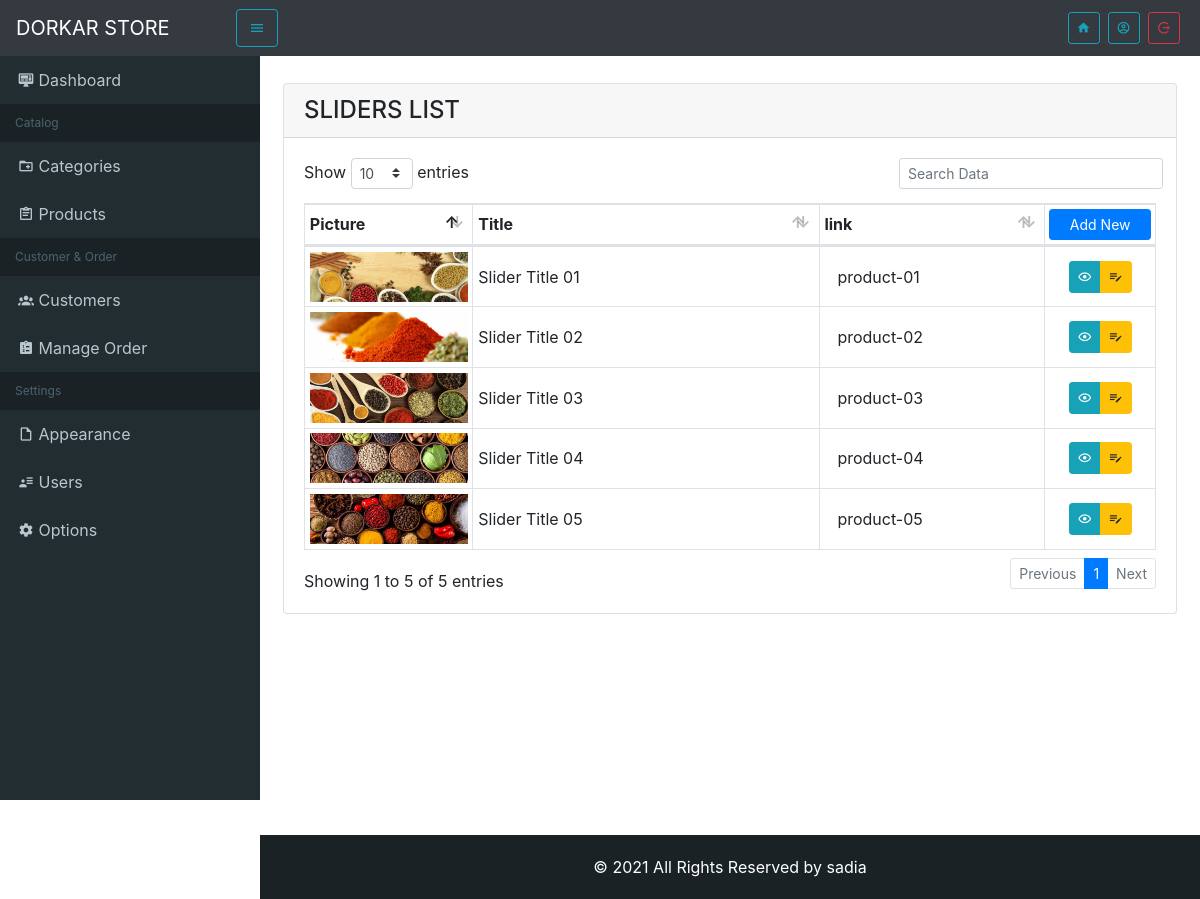
Page /server/settings/sliders on the committed database.
### tables this page shows
CREATE TABLE `ci_settings` (
  `id` tinyint(10) UNSIGNED NOT NULL,
  `key` varchar(50) NOT NULL,
  `value` varchar(50) NOT NULL
);

CREATE TABLE `ci_sliders` (
  `id` int(10) UNSIGNED NOT NULL,
  `title` varchar(120) NOT NULL,
  `subtitle` varchar(255) NOT NULL,
  `link` varchar(255) DEFAULT NULL,
  `thumb` varchar(255) NOT NULL,
  `status` tinyint(1) UNSIGNED NOT NULL DEFAULT 0,
  `created_at` timestamp NOT NULL DEFAULT current_timestamp(),
  `updated_at` timestamp NOT NULL DEFAULT current_timestamp() ON UPDATE current_timestamp()
);

### application/core/PreLoader.php (called while the page is built, shortened)
<?php defined('BASEPATH') OR exit('No direct script access allowed');
 class PreLoader extends CI_Loader{
    public function server($part_name, $vars = array(), $return = FALSE){
        if($return):
            $content  = $this->view('backend/header', $vars, $return);
            $content .= $this->view('backend/'.$part_name, $vars, $return);
            $content .= $this->view('backend/header', $vars, $return);
            return $content;
        else:
            $this->view('backend/header', $vars);
            $this->view('backend/'.$part_name, $vars);
        endif;
    }
}
?>

### application/controllers/server/Settings.php (called while the page is built, shortened)
<?php
class Settings extends CI_Controller{
    public function sliders($crud = 'list'){
        if($crud==='list'){
            $data['title']='Sliders List';
            $this->load->server('settings/sliders',$data);
        }
    }
}

### index.php (called while the page is built, shortened)
<?php
require_once BASEPATH.'core/CodeIgniter.php';

### application/helpers/script_helper.php (called while the page is built, shortened)
<?php defined('BASEPATH') OR exit('No direct script access allowed');
if (!function_exists('menu_toggle')) {
    function menu_toggle($value=''){
        $data = true;
        if($data==true){ return $value; }
    }
}

### application/helpers/common_helper.php (called while the page is built, shortened)
<?php defined('BASEPATH') OR exit('No direct script access allowed');
if(!function_exists('setting')){
    function setting($key){
        $gi = & get_instance();
        return $gi->db->get_where('settings', array('key'=>$key))->row()->value;
    }
}

### application/models/HomeModel.php (called while the page is built, shortened)
<?php
class HomeModel extends CI_Model{
    public function slider($full=false){
        if ($full) {
            return $this->db->get('sliders')->result();
        }else{
            return $this->db
            ->get_where('sliders', array('status' => 1))
            ->result();
        }
    }
}

### application/views/backend/settings/sliders.php (the view, shortened to what this page needs)
<div class="container-fluid">
	<div class="row p-2">
		<div class="col-12">
		<div class="card">
        <div class="card-header">
            <h4 class="card-title text-uppercase m-0"><?=$title?></h4>
        </div>
		<div class="card-body">
			<table id="tableSlider" class="table table-data table-bordered table-sm">
				<thead>
					<tr>
						<th class="pb-2 clean" width="55">Picture</th>
						<th class="pb-2">Title</th>
						<th class="pb-2" width="200">link</th>
						<th class="p-1 clean"><a href="<?=base_url('server/products/new')?>" class="btn btn-primary btn-sm btn-block">Add New</a></th>
					</tr>
				</thead>
				<tbody>
				<?php foreach ($this->hm->slider(true) as $key => $data):?>
				<tr class="<?=$data->status==0?'table-danger':''?>">
					<td class="text-center"><img src="<?=$data->thumb?>" alt="<?=$data->title?>" height="50"></td>
					<td><?=$data->title?></td>
					<td><a href="<?=$data->link?>" terget="_blank" class="btn btn-llink"><?=$data->link?></a></td>
					<td class="tools text-center" width="100">
						<div class="btn-group">
							<button type="button" onClick="status(<?=$data->id?>)" class="btn btn-info btn-sm">
								<i class="mdi mdi-eye-outline"></i>
							</button>
							<a href="<?=base_url('server/products/edit/'.$data->id)?>" class="btn btn-warning btn-sm">
								<i class="mdi mdi-playlist-edit"></i>
							</a>
						</div>
					</td>
				</tr>
				<?php endforeach;?>
				</tbody>
			</table>
		</div>
		</div>
		</div>
	</div>
</div>

### application/views/backend/header.php (shortened to what this page needs)
<!DOCTYPE html>
<html lang="en">
<head>
	<link href="<?=base_url();?>assets/vendors/mdi/css/materialdesignicons.min.css" rel="stylesheet" >
	<link href="<?=base_url();?>assets/vendors/bootstrap/bootstrap.min.css" rel="stylesheet">
	<link href="<?=base_url();?>assets/vendors/wysihtml5/wysihtml5.min.css" rel="stylesheet"/>
	<link href="<?=base_url();?>assets/vendors/datatables/datatables.css" rel="stylesheet"/>
	<link href="<?=base_url();?>assets/vendors/Croppie/croppie.css" rel="stylesheet"/>
	<link href="<?=base_url();?>assets/styles/server.css" rel="stylesheet"/>
</head>
<body>
<div id="appRoot">
<aside class="app-sidebar <?=menu_toggle('active')?>">
	<nav class="navbar navbar-expand-lg navbar-dark bg-dark">
		<a class="navbar-brand" href="<?=base_url()?>"> <?=setting('store_name')?>  </a>
	</nav>
	<ul class="sidebar-menu">
		<li>
			<a href="<?=base_url('server')?>">
				<i class="mdi mdi-desktop-mac-dashboard"></i>
				<span class='mtxt'> Dashboard </span>
			</a>
		</li>
		<li class="header"> Catalog </li>
		<li><a href="<?=base_url('server/categories')?>"><i class="mdi mdi-folder-plus-outline"></i> <span class='mtxt'> Categories </span> </a></li>
		<li><a href="<?=base_url('server/products')?>"><i class="mdi mdi-clipboard-text-outline"></i> <span class='mtxt'> Products </span></a></li>
		<li class="header"> Customer & Order </li>
		<li><a href="<?=base_url('server/customers')?>"><i class="mdi mdi-account-group"></i><span class='mtxt'> Customers </span> </a></li>
		<li><a href="<?=base_url('server/orders')?>"><i class="mdi mdi-clipboard-list"></i><span class='mtxt'> Manage Order </span> </a></li>
		<li class="header"> Settings </li>
		<li class="treeview">
			<a href="javascript:void(0)">
				<i class="mdi mdi-file-outline"></i><span class="mtxt"> Appearance </span>
			</a>
		</li>
		<li><a href="<?=base_url('profile')?>"><i class="mdi mdi-account-details"></i> <span class='mtxt'> Users </span></a></li>
		<li><a href="<?=base_url('server/settings')?>"><i class="mdi mdi-settings"></i> <span class='mtxt'> Options </span></a></li>
	</ul>
</aside>
<header class="app-header">
	<nav class="navbar navbar-expand-lg navbar-dark bg-dark">
		<div class="brand">
			<a class="navbar-brand text-uppercase" href="<?=base_url('server')?>"><?=setting('store_name')?> </a>
		</div>
		<button type="button" onClick="toggleSidebar()" class="btn btn-outline-info">
			<i class="mdi mdi-menu"></i>
		</button>
		<a href="<?=base_url()?>" target="_blank" class="ml-auto  btn-sm mr-1 btn btn-outline-info">
			<i class="mdi mdi-home"></i>
		</a>
		<div class="menu ">
			<div class="dropdown">
				<button type="button" class="btn btn-sm btn-outline-info mx-1" data-toggle="dropdown">
					<i class="mdi mdi-account-circle-outline"></i>
				</button>
			</div>
			<button type="button" class="btn btn-sm btn-outline-danger mr-1" data-toggle="modal" data-target="#exitConfirm">
				<i class="mdi mdi-location-exit"></i>
			</button>
		</div>
	</nav>
</header>
<main class="app-body <?=menu_toggle('active')?>">

### assets/styles/server.css (style rules this page uses)
table.dataTable tbody th, table.dataTable tbody td { vertical-align: middle; }
header.app-header { top: 0; left: 0; right: 0; width: 100%; z-index: 999; position: fixed; }
header.app-header .brand { display: none; }
@media (min-width:991px) { header.app-header .brand { display: block; width: 220px; } }
header.app-header .menu .dropdown { display: inline-block; }
aside.app-sidebar { top: 0; left: -260px; width: 260px; z-index: 888; height: 100vh; position: fixed; overflow-y: auto; overflow-x: hidden; transition: all 0.5s ease; background-color: #222d32; }
aside.app-sidebar.active { left: 0!important; }
.sidebar-menu { margin: 0; padding: 0; list-style: none; background-color: #222d32; }
.sidebar-menu>li { margin: 0; padding: 0; position: relative; }
.sidebar-menu>li>a { padding: 12px 5px 12px 15px; display: block; border-left: 3px solid transparent; color: #b8c7ce; }
.sidebar-menu li.header { padding: 10px 25px 10px 15px; font-size: 12px; color: #4b646f; background: #1a2226; }
.sidebar-menu a { color: #b8c7ce; text-decoration: none; }
main.app-body { margin-left: 0; margin-top: 75px; min-height: 95vh; transition: all 0.5s ease; }
@media (min-width:991px) { main.app-body.active { margin-left: 260px!important; } }

### rows in the picture
ci_settings: value "DORKAR STORE"
ci_sliders: thumb (picture), title "Slider Title 01", link "product-01"
ci_sliders: thumb (picture), title "Slider Title 02", link "product-02"
ci_sliders: thumb (picture), title "Slider Title 03", link "product-03"
ci_sliders: thumb (picture), title "Slider Title 04", link "product-04"
ci_sliders: thumb (picture), title "Slider Title 05", link "product-05"

### other values in the picture
$title "SLIDERS LIST"
